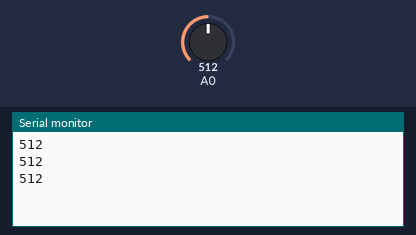
The sketch below on a simulated Arduino Uno, built with avr-gcc and run on an emulated ATmega328P. Shown: the last lines printed to the serial monitor. The inputs (shaded band) are chosen by the test bench; at power-on: A0 = 512.

Above: at 1.3 s.
1.4 s: A0 set to 716
At 1.9 s:
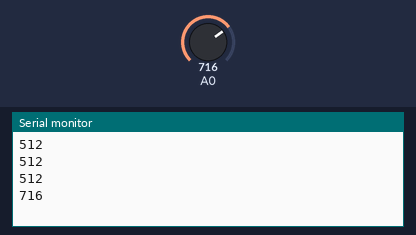
2.9 s: A0 set to 900
At 3.4 s:
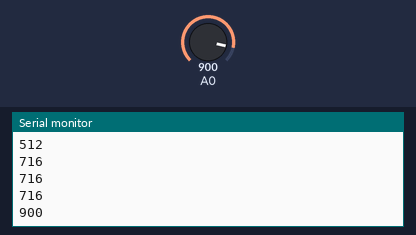
Timing chart, 0 to 5.9 s (numbered marks = the images above; inputs shaded):
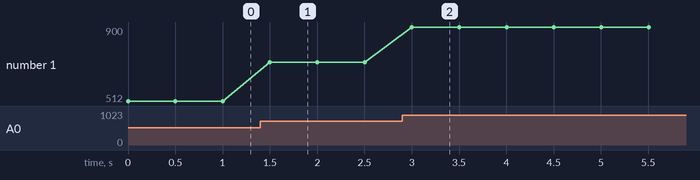

Measured:
- after the input at 1.4 s, the serial monitor: prints a new line after 0.10 s (image 1)
- after the input at 2.9 s, the serial monitor: prints a new line after 0.10 s (image 2)
- plotted number 1: 512 → 716 after the input at 1.4 s, 716 → 900 after the input at 2.9 s

The sketch:

MBS3523-A1CQ1_CheungTakSang.ino
```cpp
#include <Servo.h>
int potentiometer;

void setup() {
  Serial.begin(9600);
  pinMode(A0, INPUT);
}

void loop() {
  potentiometer = analogRead(A0);
  Serial.println(potentiometer);
  delay(500);
}
```
